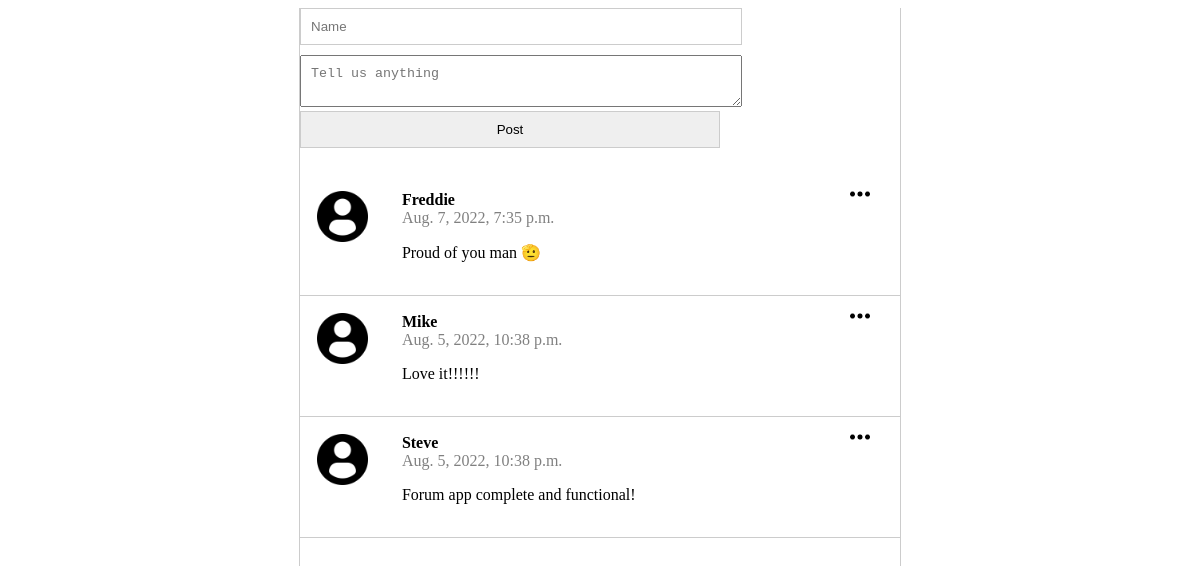
Before: / with the older database file.
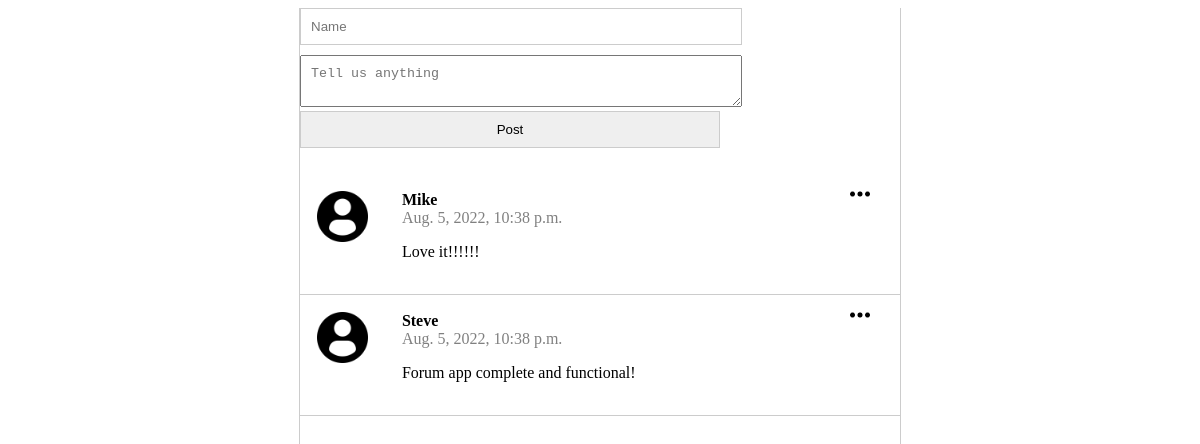
After: the same page with the newer database file.
### posts/models.py (models this page shows)
class Post(models.Model):
    class Meta(object):
        db_table = 'post'
    name = models.CharField(
        'Name', blank=False, null=False, max_length=14, db_index=True, default='Anonymous'
    )
    body = models.CharField(
        'Body', blank=True, null=True, max_length=140, db_index=True
    )
    created_at = models.DateTimeField(
        'Created DateTime', blank=True, auto_now_add=True
    )

### posts/views.py (the view, shortened to what this page needs)
# urls.py: path('', views.index, name='index'),
def index(request):
    posts= Post.objects.all().order_by('-created_at')[:20]
    form=PostForm()
    return render(request, 'posts.html',{'posts':posts})

### templates/posts.html (shortened to what this page needs)
{% extends "base.html" %}
{% block content %}
{% load static %}
<section class="content">
    <section class="post_form">
        <form action="/" method="POST">
            <input type="text" name="name" placeholder="Name" required>
            <textarea name="body" placeholder="Tell us anything" required></textarea>
            <input type="submit" value="Post"/>
        </form>
    </section>
    <section class="posts">
        <ul>
            {% for post in posts %}
        <li>
            <img class="menu_icon js-menu-icon" src= "{% static 'img/menu.png' %}" />
            <div class="logo">
                <img src="{% static 'img/profile-user.png' %}"/>
            </div>
            <div class="name_body">
            <div class="name"> {{ post.name }}<br></div>
            <div class="datetime">{{ post.created_at }}</div>
            <p>{{ post.body }}</p>
            </div>
        </li>
            {% endfor %}
        </ul>
    </section>
</section>
{% endblock %}

Changed rows visible on the page:
removed Post: name "Freddie", created_at "Aug. 7, 2022, 7:35 p.m.", body "Proud of you man 🫡"
